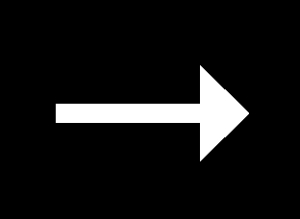
#> input picture Q1/arrow.jpg, 300 x 219 px
$ python main.py
#> lines starting #> are read from the running program, lines starting #| are printed output that depends on the picture
### Q1/valueIterationAgent.py
import math
import numpy as np
import copy
import random
from PIL import Image, ImageDraw

class ValueIteration:
    def __init__(self, discountFactor, theta, reward_ = None):
        if reward_ != None:
            self.reward=  reward_
        else:
            self.reward = [[-1 for i in range(10)],
                [-1 for i in range(10)],
                [-1,-1,-1,-1,-100,-100,-100,-100,-1,-100],
                [-1 for i in range(10)],
                [-1 for i in range(10)],
                [-1 for i in range(10)],
                [-1,-1,-100, -1,-1,-1,-1,-1,-1,-1],
                [-1,-1,-100,-100,-1,-1,-100,-100,-100,-1],
                [-1,-1,-100, -1,-1,-1,-1,-1,-1,-1],
                [-1,-1,-100,-100,-100,-100,-100,-100,-100,100]]
        self.discountFactor = discountFactor
        self.theta = theta
        self.dimension = (len(self.reward), len(self.reward[1]))
        self.values = copy.deepcopy(self.reward)
        self.Moves = {'Right' : 0, 'Left' : 1, 'Up':2, 'Down': 3}

    def returnStates(self):
        states = []
        for i in range(self.dimension[0]):
            for j in range(self.dimension[1]):
                states.append((i,j))
        return states

    def findPolicy(self):
        iterations = 0
        states = self.returnStates()
        policy = copy.deepcopy(self.reward)
        convergence = math.inf

        while convergence >= self.theta:
            convergence = 0
            iterations += 1
            for i, j in states:
                if self.reward[i][j] == -1:
                    val = self.values[i][j]
                    lst = []
                    if i != (self.dimension[1] - 1):
                        lst.append((self.reward[i][j] + self.discountFactor*self.values[i+1][j] , self.Moves['Down']))
                    if i != 0:
                        lst.append((self.reward[i][j] + self.discountFactor*self.values[i-1][j], self.Moves['Up']))
                    if j != 0:
                        lst.append((self.reward[i][j] + self.discountFactor*self.values[i][j-1], self.Moves['Left']))
                    if j != (self.dimension[1] - 1):
                        lst.append((self.reward[i][j] + self.discountFactor*self.values[i][j+1], self.Moves['Right']))
                    self.values[i][j] = max(lst)[0]
                    policy[i][j] = max(lst)[1]
                    convergence = max([convergence , np.abs(val - self.values[i][j])])
        return policy, iterations

    def visualizePolicy(self,policy):
        height = (self.dimension[0]*100)//2
        width = (self.dimension[1]*100)//2
        image = Image.new(mode='RGB', size=(height, width), color='#FFFFFF')
        dim = len(policy)
        step = int(image.width / dim)
        draw = ImageDraw.Draw(image)
        arrow = Image.open("arrow.jpg").convert("RGBA")
        arrow = arrow.resize((step, step))
        for i in range(dim):
            for j in range(dim):
                if policy[i][j] == 100:
                    draw.rectangle([(j*step,i*step),((j+1)*step,(i+1)*step)],fill="green")
                elif policy[i][j] == -100:
                    draw.rectangle([(j*step,i*step),((j+1)*step,(i+1)*step)],fill="red")
                elif policy[i][j] == 2:
                    image.paste(arrow.rotate(90), (j*step, i*step), arrow.rotate(90))
                elif policy[i][j] == 3:
                    image.paste(arrow.rotate(270), (j*step, i*step), arrow.rotate(270))
                elif policy[i][j] == 1:
                    image.paste(arrow.rotate(180), (j*step, i*step), arrow.rotate(180))
                elif policy[i][j] == 0:
                    image.paste(arrow.rotate(0), (j*step, i*step), arrow.rotate(0))
        image.save('result.png')

### Q1/main.py
import random
from valueIterationAgent import *
def createGrid(x,y):
#> called with x = 20, y = 20
    grid = []
    for j in range(x):
        temp = []
        for i in range(y):
            temp.append(0)
        grid.append(temp)
    for i in range(x):
        for j in range(y):
            p = random.random()
            if p <= 0.1:
                grid[i][j] = -100
            else:
                grid[i][j] = -1
    rewardPosX = random.randint(0, x - 1)
    rewardPosY = random.randint(0, y - 1)
    grid[rewardPosX][rewardPosY] = 100
    return grid

grid = createGrid(20,20)
agent = ValueIteration(0.9, 0.1, grid)
policy, iterations = agent.findPolicy()
for i in policy:
    print(i)
print('Total iterations:', iterations)
agent.visualizePolicy(policy)
#> in visualizePolicy, `image = Image.new(mode='RGB', size=(height, width), color='#FFFFFF')`: image: PIL image 1000x1000 RGB; every value is 255
#> in visualizePolicy, `arrow = arrow.resize((step, step))`:
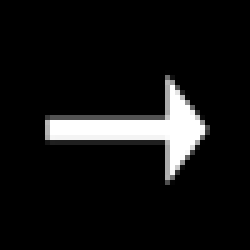
#> arrow: PIL image 50x50 RGBA (shown 5 times larger); mean R, G, B, A 20.1, 20.1, 20.1, 255
#> after the loop in visualizePolicy, `for i in range(dim):`:
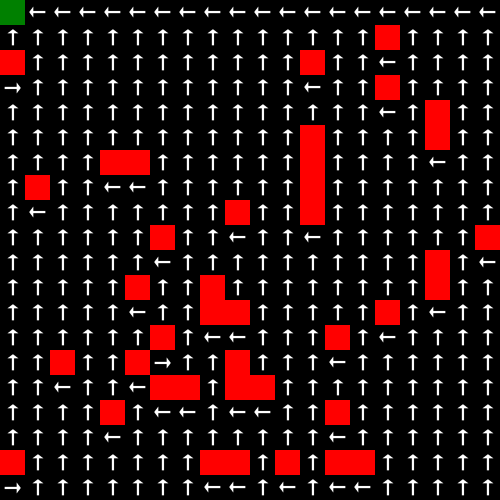
#> image: PIL image 1000x1000 RGB (shown at 1/2 size); mean R, G, B 43.6, 18.4, 18.1
